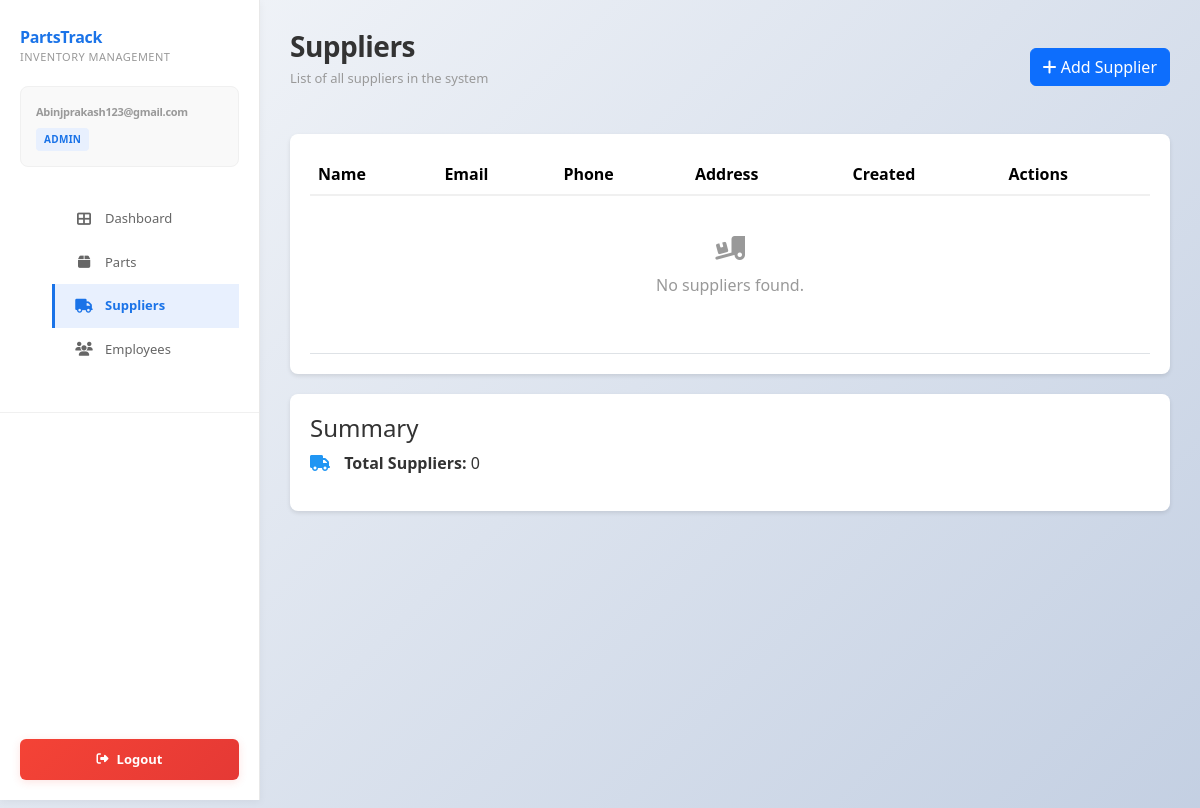
The app's page /sales/ (signed in), older data.
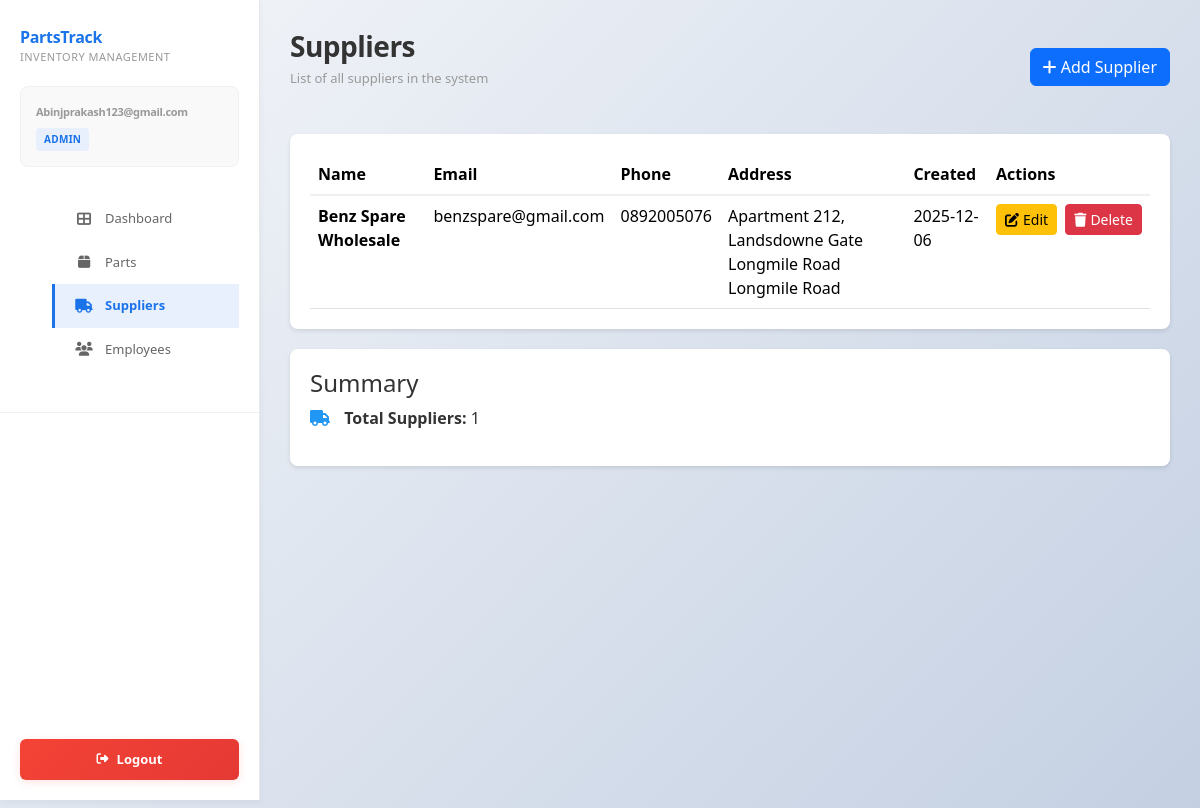
The same page, newer data.
### inventory/models.py (models this page shows, shortened)
class Supplier(models.Model):
    name = models.CharField(max_length=200)
    email = models.EmailField(blank=True)
    phone = models.CharField(max_length=20, blank=True)
    address = models.TextField(blank=True)
    created_at = models.DateTimeField(auto_now_add=True)

### inventory/views.py (the view)
# urls.py: path("sales/", views.sales_list, name="sales_list"),
@login_required(login_url="login")
@require_GET
def sales_list(request):
    if not (request.user.is_staff or request.user.is_superuser):
        return redirect("employee_dashboard")
    suppliers = Supplier.objects.all().order_by("name")
    total_suppliers = suppliers.count()
    context = {
        "suppliers": suppliers,
        "user_role": "admin",
        "total_suppliers": total_suppliers,
    }
    return render(request, "inventory/sales_list.html", context)

### inventory/templates/inventory/sales_list.html (shortened to what the changed rows need)
<!DOCTYPE html>
<html lang="en">
<head>
    {% load static %}
    <link rel="stylesheet" href="https://cdn.jsdelivr.net/npm/bootstrap@5.3.2/dist/css/bootstrap.min.css">
    <link rel="stylesheet" href="https://cdnjs.cloudflare.com/ajax/libs/font-awesome/6.4.0/css/all.min.css">
    <link rel="stylesheet" href="{% static 'css/dashboard.css' %}">
</head>
<body>
<div class="main-container">
    <main class="main-content">
        <div class="page-header d-flex justify-content-between align-items-center">
            <div>
                <h1 class="page-title">Suppliers</h1>
            </div>
        </div>
        <div class="table-responsive" style="background:white;border-radius:8px;padding:20px;box-shadow:0 2px 4px rgba(0,0,0,.1);">
            <table class="table table-hover mb-0">
                <thead>
                    <tr style="border-bottom:2px solid #f0f0f0;">
                        <th>Name</th>
                        <th>Email</th>
                        <th>Phone</th>
                        <th>Address</th>
                        <th>Created</th>
                        <th>Actions</th>
                    </tr>
                </thead>
                <tbody>
                    {% if suppliers %}
                        {% for supplier in suppliers %}
                        <tr>
                            <td><strong>{{ supplier.name }}</strong></td>
                            <td>{{ supplier.email|default:"—" }}</td>
                            <td>{{ supplier.phone|default:"—" }}</td>
                            <td>{{ supplier.address|default:"—" }}</td>
                            <td>{{ supplier.created_at|date:"Y-m-d" }}</td>
                            <td>
                                <div class="d-flex gap-2">
                                    <a href="{% url 'edit_supplier' supplier.id %}"
                                       class="btn btn-sm btn-warning d-inline-flex align-items-center">
                                        <i class="fas fa-edit me-1"></i> Edit
                                    </a>
                                    <a href="{% url 'delete_supplier' supplier.id %}"
                                       class="btn btn-sm btn-danger d-inline-flex align-items-center">
                                        <i class="fas fa-trash me-1"></i> Delete
                                    </a>
                                </div>
                            </td>
                        </tr>
                        {% endfor %}
                    {% else %}
                        <tr>
                            <td colspan="6" class="text-center" style="padding:40px;color:#999;">
                                <i class="fas fa-truck-loading" style="font-size:24px;"></i>
                                <p style="margin-top:10px;">No suppliers found.</p>
                            </td>
                        </tr>
                    {% endif %}
                </tbody>
            </table>
        </div>
        <div style="margin-top:20px;background:white;padding:20px;border-radius:8px;box-shadow:0 2px 4px rgba(0,0,0,.1);">
            <h4>Summary</h4>
            <p>
                <i class="fas fa-truck" style="color:#2196f3;margin-right:10px;"></i>
                <strong>Total Suppliers:</strong> {{ total_suppliers }}
            </p>
        </div>
    </main>
</div>
</body>
</html>

Row changes from the older to the newer data that the page shows:
added Supplier: name "Benz Spare Wholesale", email "benzspare@gmail.com", phone "0892005076", address "Apartment 212, Landsdowne Gate Longmile Road Longmile Road", created_at "2025-12-06"
Text that changed along with them:
{{ total_suppliers }}: "0" → "1"
text no longer shown: "No suppliers found."
